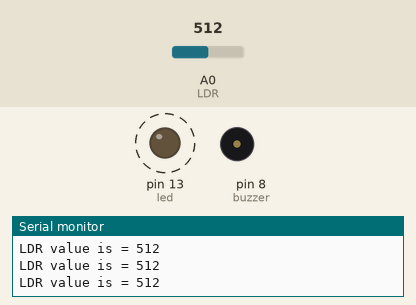
The sketch below on a simulated Arduino Uno, built with avr-gcc and run on an emulated ATmega328P. On the bench: output pins drawn as LEDs (lit = HIGH), buzzer (waves = sounding, pin HIGH), the last lines printed to the serial monitor. Dashed ring = blinking. The test bench sets the inputs (shaded band); at power-on: A0 (LDR) = 512.

Above: at 1.2 s.
1.3 s: A0 (LDR) set to 584
4.3 s: A0 (LDR) set to 614
At 5.5 s:
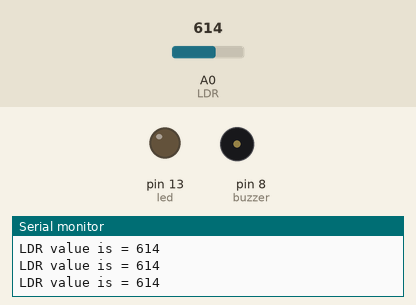
5.8 s: A0 (LDR) set to 590
At 6.04 s:
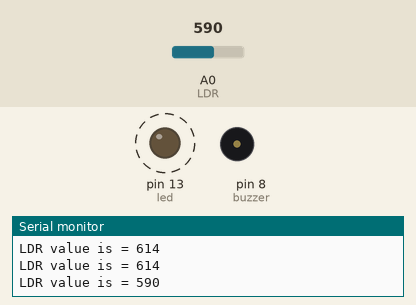
Timing chart, 0 to 14.8 s (numbered marks = the images above; inputs shaded):
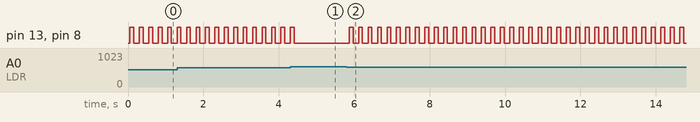

The sketch:

L1_Ldr_Buzzer_Led.ino.ino
```cpp
int LDR = A0; // LDR is connected to analog pin A0
int buzzer = 8; // Buzzer is connected to digital pin 8
int led = 13; // LED is connected to digital pin 13

void setup() {
  pinMode(led, INPUT);
  pinMode(buzzer, OUTPUT);
  pinMode(led, OUTPUT);
  Serial.begin(9600); // Initialize serial communication
}

void loop() {
  int LDR_value = analogRead(LDR); // Read LDR value
  Serial.println("LDR value is = "+String(LDR_value)); // Print LDR value to serial monitor
  delay(50); // Wait for a moment

  if (LDR_value < 600) { // If LDR value is greater than 800
    digitalWrite(buzzer, HIGH); // Turn on the buzzer
    digitalWrite(led, HIGH); // Turn on the LED
    delay(100); // Wait for 1 second
    digitalWrite(buzzer, LOW); // Turn off the buzzer
    digitalWrite(led, LOW);
    delay(100);// Turn off the LED
  }
}
```

Measured:
- the behaviour switches between 599 and 600 on A0 (LDR) (found by bisection; images 0 and 1)
- after the input at 4.3 s, pin 13 (led), pin 8 (buzzer): goes on until 4.4 s, then stays LOW
- after the input at 5.8 s, pin 13 (led), pin 8 (buzzer): alternates HIGH for 0.10 s and LOW for 0.15 s, starting after 0.07 s
- by itself, pin 13 (led), pin 8 (buzzer): alternates HIGH for 0.10 s and LOW for 0.15 s
